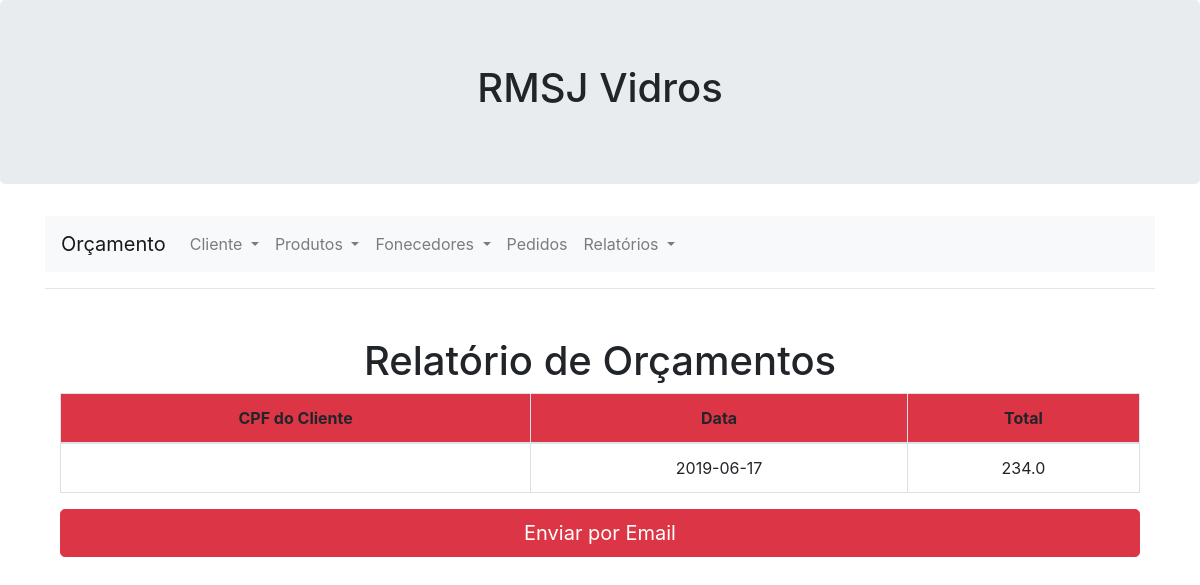
The page /Relatorio/Orcamento/ on the database as committed earlier.
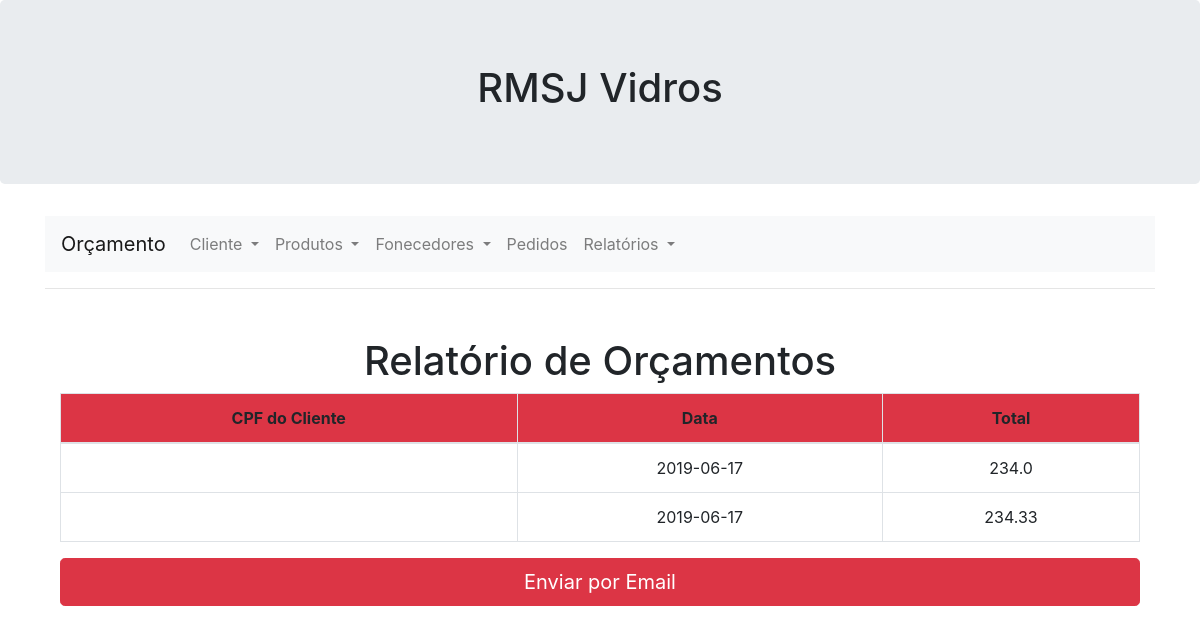
The same page on the database as committed later.
### app/models/tables.py (models this page shows, shortened)
class Orcamento(db.Model):
    __tablename__ = "Orcamento"
    id = db.Column(db.Integer, primary_key=True)
    preco = db.Column(db.Float(120), nullable=False)
    data = db.Column(db.Date)
    def getAllorcamento():
        orcamento = Orcamento.query.all()
        return orcamento

### app/controllers/Router.py (the view)
@app.route("/Relatorio/Orcamento/")
def RelatorioOrcamento():
    return render_template("RelatorioOrcamento.html", orcament = tables.Orcamento.getAllorcamento())

### app/templates/RelatorioOrcamento.html (shortened to what this page needs)
{% extends "baseNavbar.html" %}
{% block content %}
<head>
  </head>
<div class="container  text-center">
        <h1> Relatório de Orçamentos </h1>
<table class="table table-bordered table-hover">
    <thead>
        <tr class="bg-danger">
            <td><b>CPF do Cliente</b></td>
            <td><b>Data</b></td>
            <td><b>Total</b></td>
        </tr>
    </thead>
    {% for orcamentos in orcament %}
    <tr>
        <td>{{ orcamentos.cliente_cpf }}</td>
        <td>{{ orcamentos.data }}</td>
        <td>{{ orcamentos.preco }}</td>
    </tr>
    {% endfor %}
</table>
      <a href="#" class="btn btn-danger btn-lg btn-block" role="button" aria-pressed="true">Enviar por Email</a>
{% endblock %}

### app/templates/baseNavbar.html (shortened to what this page needs)
<!doctype html>
<html lang="pt-br">
  <head>
    <link rel="stylesheet" href="https://stackpath.bootstrapcdn.com/bootstrap/4.1.3/css/bootstrap.min.css">
    <link rel="stylesheet" href="{{ url_for('static', filename = 'Style.css') }}">
    </head>
  <body>
<div class="jumbotron text-center">
    <h1>RMSJ Vidros</h1>
</div>
  <div class="container">
    <div class="row justify-content-center">
        <div class="col-md-12 order-md-2 mb-4">
  <nav class="navbar navbar-expand-lg navbar-light bg-light">
    <a class="navbar-brand" href="../../orcamento/">Orçamento</a>
    <div class="collapse navbar-collapse" id="navbarNav">
      <ul class="navbar-nav">
        <li class="nav-item dropdown">
          <a class="nav-link dropdown-toggle" href="#" id="navbarDropdown" role="button" data-toggle="dropdown" aria-haspopup="reue" aria-expanded="false">
              Cliente
          </a>
        </li>
        <li class="nav-item dropdown">
          <a class="nav-link dropdown-toggle" href="#" id="navbarDropdown" role="button" data-toggle="dropdown" aria-haspopup="true" aria-expanded="false">
              Produtos
          </a>
        <li class="nav-item dropdown">
            <a class="nav-link dropdown-toggle" href="#" id="navbarDropdown" role="button" data-toggle="dropdown" aria-haspopup="true" aria-expanded="false">
              Fonecedores
            </a>
          </li>
        <li class="nav-item">
          <a class="nav-link" href="../../Pedido/">Pedidos <span class="sr-only">(current)</span></a>
        </li>
        <li class="nav-item dropdown">
            <a class="nav-link dropdown-toggle" href="#" id="navbarDropdown" role="button" data-toggle="dropdown" aria-haspopup="true" aria-expanded="false">
              Relatórios
            </a>
          </li>
      </ul>
    </div>
  </nav>
  <hr class="mb-4">
  </div>
  </div>
  </div>
  <div class="container">
      <div class="row justify-content-center">
          <div class="col-md-12 order-md-2 mb-4 ">
    {% block content %}
    {% endblock %}
           </div>
           </div>
           </div>
  </body>
</html>

Rows that differ between the two databases and show on the page:
added Orcamento: data "2019-06-17", preco "234.33"
